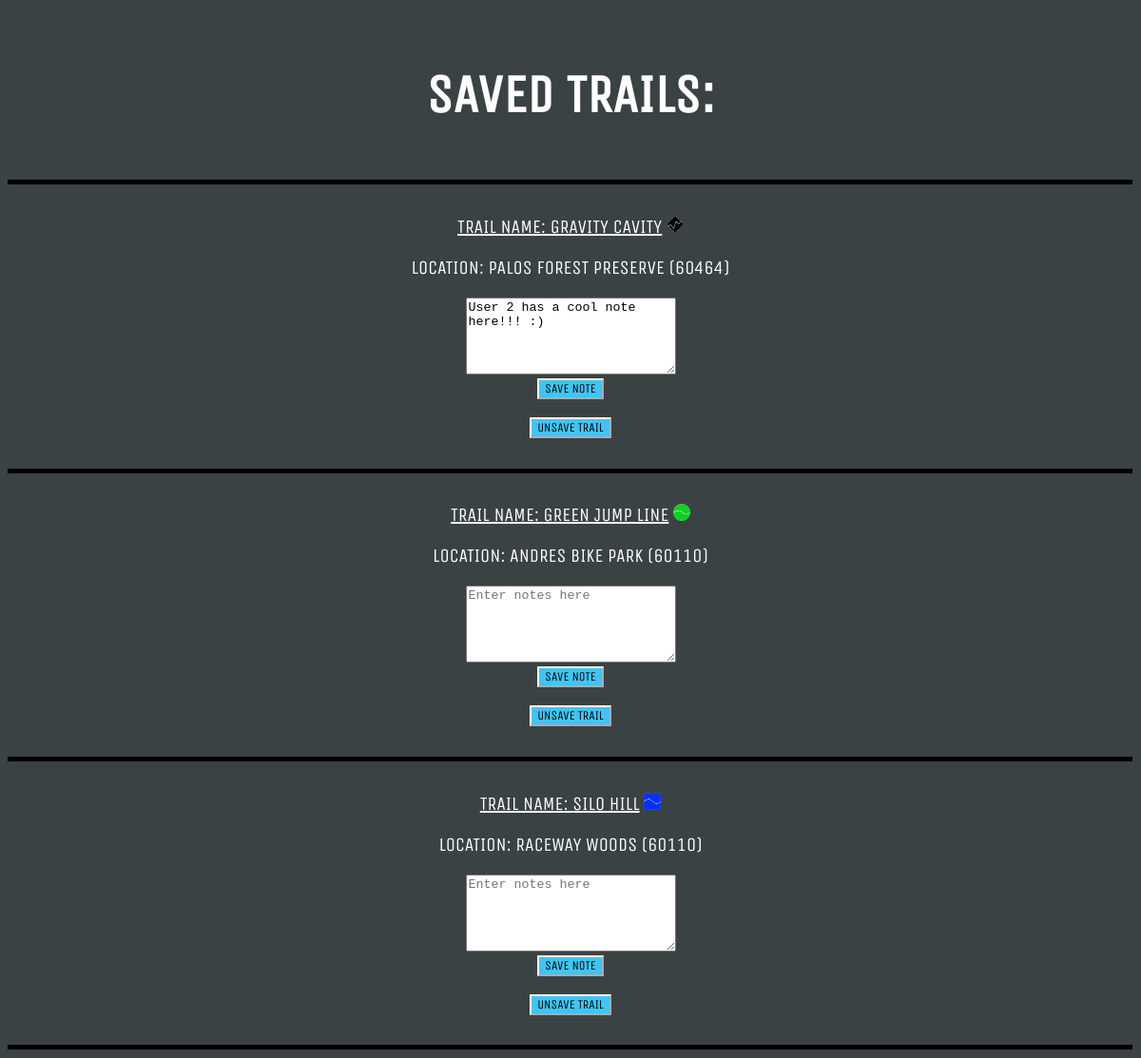
The app's page /saved_trails (signed in) with its own data.
### tables this page shows
CREATE TABLE "trails" (
	"ID"	INTEGER,
	"name"	TEXT NOT NULL,
	"location"	INTEGER NOT NULL,
	"loc_name"	TEXT,
	"terrain"	TEXT NOT NULL,
	"type"	TEXT NOT NULL,
	"difficulty"	TEXT NOT NULL,
	"jumps"	INTEGER NOT NULL,
	"drops"	INTEGER NOT NULL,
	"berms"	INTEGER NOT NULL,
	"rock rolls"	INTEGER NOT NULL,
	"skinnies"	INTEGER NOT NULL,
	PRIMARY KEY("ID" AUTOINCREMENT)
);

CREATE TABLE "notes" (
	"note_id"	INTEGER,
	"trail_id"	INTEGER NOT NULL,
	"user_id"	INTEGER NOT NULL,
	"note"	TEXT,
	PRIMARY KEY("note_id" AUTOINCREMENT)
);

### main.py (the view)
@app.route('/saved_trails')
def saved_trails():
    if user.auth == True:
        form = savedForm()
        id = user.id
        trails = []
        with sqlite3.connect('data.db') as con:
            cur = con.cursor()
        cur.execute(''' SELECT *
                        FROM notes
                        WHERE user_id=?''',
                        (id))
        for row in cur:
            note_id, trail_id, user_id, note = row
            with sqlite3.connect('data.db') as con:
                cur2 = con.cursor()
            cur2.execute(''' SELECT *
                            FROM trails
                            WHERE id=?''',
                            (trail_id,))
            for row in cur2:
                id, name, loc, locname, terrain, type, difficulty, jumps, drops, berms, rolls, skinnies = row
                if difficulty == 'green':
                    difficulty = '/static/images/green.png'
                    altText = 'Green difficulty icon'
                elif difficulty == 'blue':
                    difficulty = '/static/images/blue.png'
                    altText = 'Blue difficulty icon'
                else:
                    difficulty = '/static/images/black.png'
                    altText = 'Black difficulty icon'
                trailData = (name, locname, difficulty, loc, altText, note, id)
                trails.append(trailData)
            cur2.close()
        if form.validate_on_submit():
            pass
        cur.close()
        return render_template('saved.html', trails=trails, form=form)
    else:
        return render_template('not_logged.html')

### saved.py
class savedForm(FlaskForm):
    note = TextAreaField('EDIT NOTE:')
    save = SubmitField('SAVE')

### user.py (called while the page is built)
    @property
    def auth(self):
        return self._authenticated

    @property
    def id(self):
        return self._id

### templates/saved.html (shortened to what this page needs)
<!DOCTYPE html>
<html lang="en">
<head>
    <link href="static/results.css" rel="stylesheet"/>
    <link href="static/fonts.css" rel="stylesheet"/>
</head>
<body>
    <main>
        <div class="container">
            <h2>SAVED TRAILS:</h2>
            <hr>
            {% if trails %}
                {% for x in trails %}
                    <div class="trail">
                        <p><u>TRAIL NAME: {{ x[0].upper() }}</u> <img src='{{ x[2] }}' alt='{{ x[4] }}'></p>
                        <p>LOCATION: {{ x[1].upper() }} ({{ x[3] }})<br></p>
                        {% if x[5] == None %}
                            <textarea id="place" placeholder="Enter notes here" rows="5" cols="25" maxlength="255"></textarea>
                        {% else %}
                            <textarea id="place" rows="5" cols="25" maxlength="255">{{ x[5] }}</textarea>
                        {% endif %}
                        <br>
                        <button id="place" onclick="saveNotes(this)">SAVE NOTE</button>
                        <br><br>
                        <button id="place" onclick="deleteTrail(this)">UNSAVE TRAIL</button>
                    </div>
                    <hr>
                {% endfor %}
            {% else %}
                <p>YOU HAVE NOT SAVED ANY TRAILS YET</p>
            {% endif %}
        </div>
    </main>
</body>

### static/results.css (style rules this page uses)
body { background-color: #3b4244; }
.container { text-align: center; font-family: "Unica One"; }
.trail { padding: 2%; }
.trail img { display: inline; width: .9em; height: .9em; padding: 0%; }
h2 { font-size: 350%; margin-top: 1.2em; margin-bottom: 1em; color: white; }
p { margin-top: 0%; font-size: 125%; color: white; }
hr { height: 4px; background-color: black; border-color: #3b4244; overflow: hidden; }
img { display: inline-block; width: 3em; height: 3em; }
button { display: inline-block; background-color: #41c4f3; font-family: "Unica One"; border-color: white; }

### records on screen
trails: name "GRAVITY CAVITY", loc_name "PALOS FOREST PRESERVE", location "60464"
notes: note "User 2 has a cool note here!!! :)"
trails: name "GREEN JUMP LINE", shows a picture, loc_name "ANDRES BIKE PARK", location "60110"
trails: name "SILO HILL", shows a picture, loc_name "RACEWAY WOODS", location "60110"
